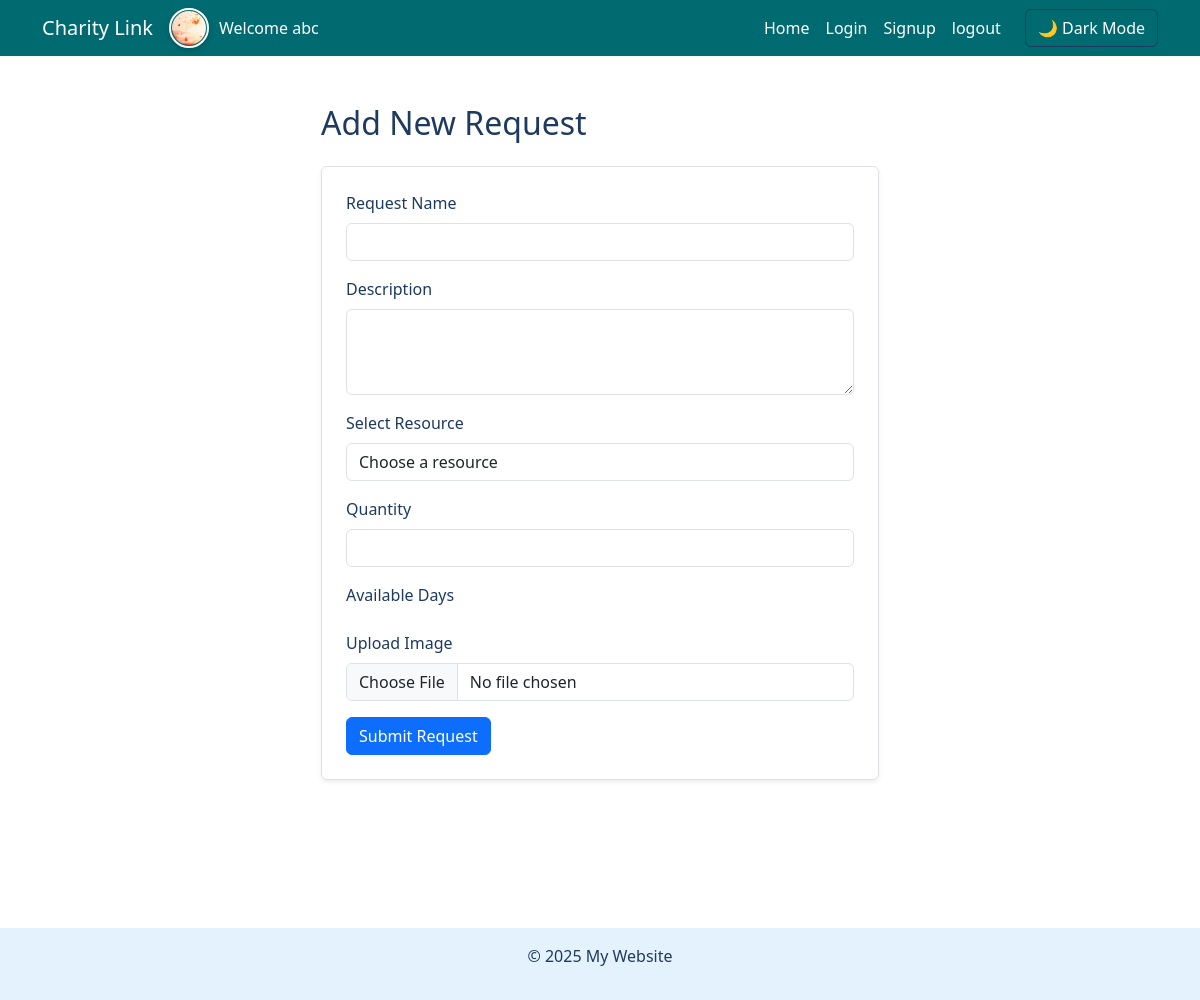
Page /organization/new-resource-request/ (signed in) on the earlier database version.
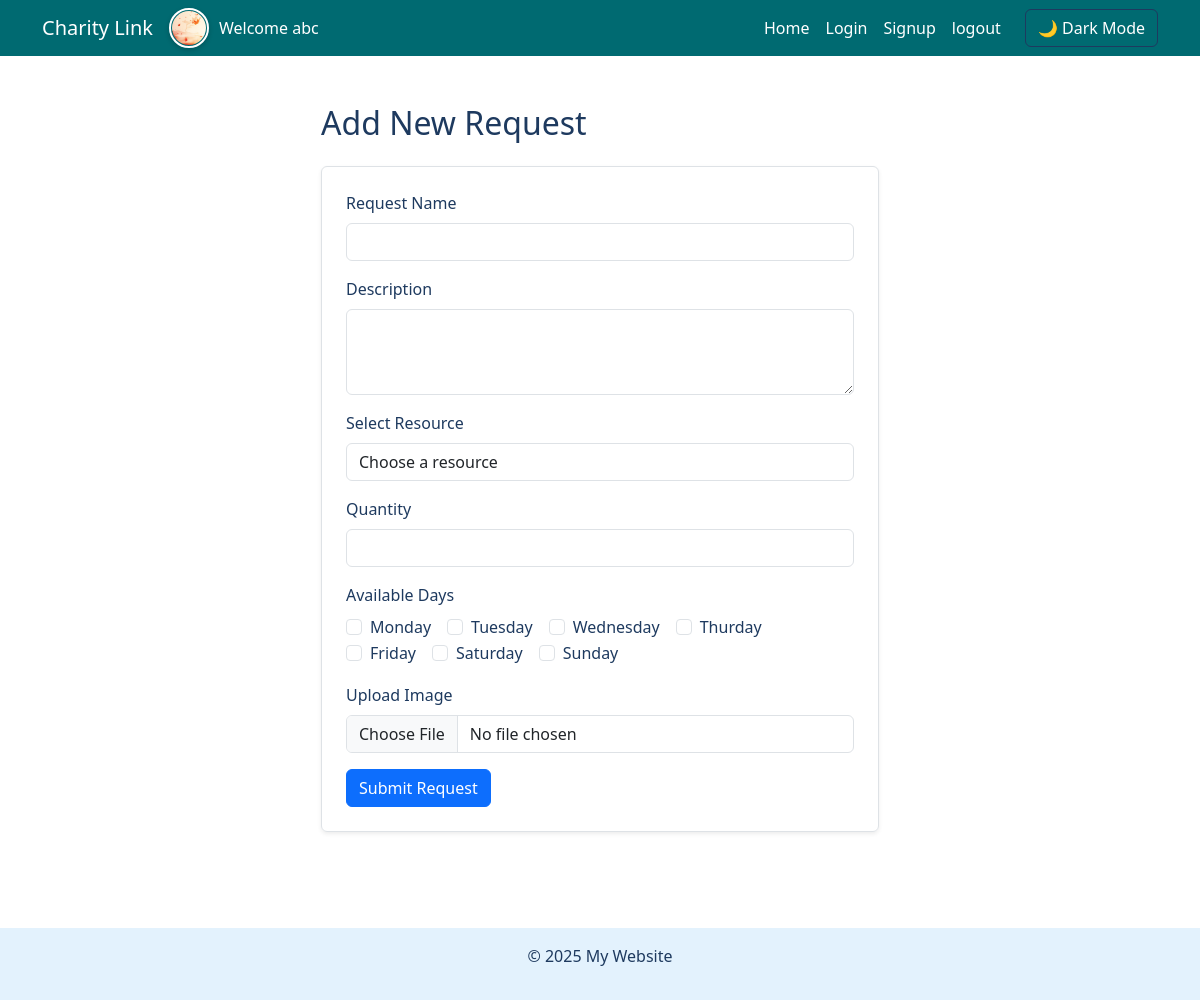
Same page on the later database version.
### auth_app/models.py (models this page shows, shortened)
class CustomUser(AbstractUser):
    user_type = models.ForeignKey(UserTypes,on_delete=models.CASCADE,related_name="user_type",default=3)
    phone_number = models.CharField(max_length=15, blank=True, null=True)
    profile_picture = models.ImageField(upload_to='profile_pics/', blank=True, null=True)
    is_verified = models.BooleanField(default=False)

### Organization/models.py (models this page shows, shortened)
class AvailableDays(models.Model):
    aid = models.AutoField(primary_key=True)
    name = models.CharField(max_length=200)

### Organization/views.py (the view, shortened to what this page needs)
# urls.py: path('new-resource-request/',newRequest,name="new_resource_request"),
@login_required
def newRequest(request):
    organization = Organization.objects.filter(user=request.user).first()
    if not organization:
        messages.error(request, 'User is not an organization enlisted in our site')
        return redirect('auth_login')
    resources = Resource.objects.all()
    available_days = AvailableDays.objects.all()
    return render(request, "Organization/add_new_request.html", {
        "resources": resources,
        "available_days": available_days,
        'user':request.user
    })

### templates/Organization/add_new_request.html (shortened to what this page needs)
{% extends "base.html" %}
{% load static %}
{% block content %}
<div class="col-6 mt-4">
    <h2 class="mb-4">Add New Request</h2>
    <form method="POST" enctype="multipart/form-data" class="p-4 border rounded shadow-sm">
        <div class="mb-3">
            <label for="name" class="form-label">Request Name</label>
            <input type="text" class="form-control" id="name" name="name" required>
        </div>
        <div class="mb-3">
            <label for="description" class="form-label">Description</label>
            <textarea class="form-control" id="description" name="description" rows="3" required></textarea>
        </div>
        <div class="mb-3">
            <label for="resource" class="form-label">Select Resource</label>
            <select class="form-control" id="resource" name="resource" required>
                <option value="" disabled selected>Choose a resource</option>
            </select>
        </div>
        <div class="mb-3">
            <label for="quantity" class="form-label">Quantity</label>
            <input type="number" class="form-control" id="quantity" name="quantity" min="1" required>
        </div>
        <div class="mb-3">
            <label class="form-label">Available Days</label>
            <div class="d-flex flex-wrap">
                {% for day in available_days %}
                <div class="form-check me-3">
                    <input class="form-check-input" type="checkbox" id="day_{{ day.id }}" name="available_days" value="{{ day.aid }}">
                    <label class="form-check-label" for="day_{{ day.id }}">{{ day.name }}</label>
                </div>
                {% endfor %}
            </div>
        </div>
        <div class="mb-3">
            <label for="pic" class="form-label">Upload Image</label>
            <input type="file" class="form-control" id="pic" name="pic">
        </div>
        <button type="submit" class="btn btn-primary">Submit Request</button>
    </form>
</div>
{% endblock %}

### templates/base.html (shortened to what this page needs)
{% load static %}
<!DOCTYPE html>
<html lang="en">
<head>
    <link href="https://cdn.jsdelivr.net/npm/bootstrap@5.3.0/dist/css/bootstrap.min.css" rel="stylesheet">
    <link rel="stylesheet" href="{% static 'css/base.css' %}">
</head>
<body class="light-mode">
    <nav class="navbar navbar-expand-lg navbar-dark bg-dark" id="navbar">
        <div class="container">
            <a class="navbar-brand" href="{% url 'home' %}">Charity Link</a>
            {% if user %}
            <img src="{{ user.profile_picture.url }}" class="navbar-profile"/>
            <a class="nav-link text-center" href="{% url 'home' %}">Welcome {{ user.username }}</a>
            {% endif %}
            <div class="collapse navbar-collapse" id="navbarNav">
                <ul class="navbar-nav ms-auto">
                    <li class="nav-item"><a class="nav-link" href="{% url 'home' %}">Home</a></li>
                    <li class="nav-item"><a class="nav-link" href="{% url 'auth_login' %}">Login</a></li>
                    <li class="nav-item" >
                        <button class=" nav-link" data-bs-toggle="modal" data-bs-target="#signupModal">
                            Signup
                        </button>
                    </li>
                    <li class="nav-item"><a class="nav-link" href="{% url 'logout' %}">logout</a></li>
                </ul>
                <button class="btn btn-outline-light ms-3" id="theme-toggle">
                    🌙 Dark Mode
                </button>
            </div>
        </div>
    </nav>
    <div class="container container-height mt-4">
        {% block content %}{% endblock %}
    </div>
    <div class="position-fixed bottom-0 end-0 p-3" style="z-index: 1050">
    </div>
    <footer class="text-center mt-5 py-3 bg-light text-dark position-relative" id="footer">
        <p>&copy; 2025 My Website</p>
    </footer>
</body>
</html>

### static/css/base.css (style rules this page uses)
.light-mode { background-color: #FFFFFF; color: #1E3A5F; }
.light-mode .navbar { background-color: #006A71 !important; color: #1E3A5F; }
.light-mode footer { background-color: #E3F2FD !important; color: #1E3A5F !important; }
.container-height { min-height: 100vh; height: auto; display: flex; flex-direction: column; justify-content: start; align-items: center; }
.light-mode .navbar .nav-link { color: #fff !important; }
.light-mode .btn-outline-light { color: #fff !important; border-color: #1E3A5F !important; }
.light-mode .navbar-brand { color: #fff !important; }
* { scrollbar-width: thin; scrollbar-color: #888 #f1f1f1; }
body { -ms-overflow-style: scrollbar; }
.navbar-profile { width: 40px; height: 40px; border-radius: 50%; padding: 1px; margin-right: 10px; object-fit: cover; border: 2px solid #fff; box-shadow: 0px 2px 5px rgba(0, 0, 0, 0.2); }

Differences in the rows shown:
added AvailableDays: name "Monday"
added AvailableDays: name "Tuesday"
added AvailableDays: name "Wednesday"
added AvailableDays: name "Thurday"
added AvailableDays: name "Friday"
added AvailableDays: name "Saturday"
added AvailableDays: name "Sunday"
